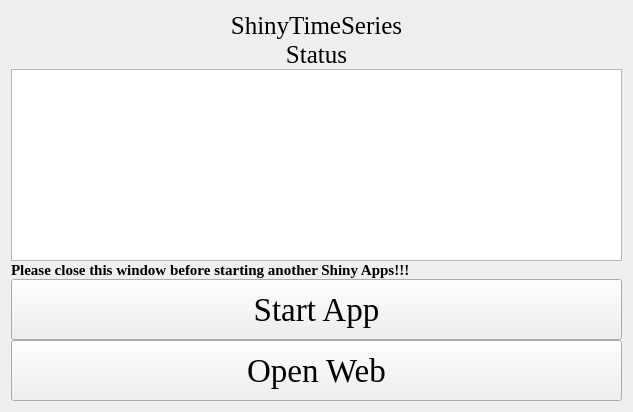
<?xml version="1.0" encoding="UTF-8"?>
<ui version="4.0">
 <class>Form</class>
 <widget class="QWidget" name="Form">
  <property name="geometry">
   <rect>
    <x>0</x>
    <y>0</y>
    <width>633</width>
    <height>412</height>
   </rect>
  </property>
  <property name="windowTitle">
   <string>Form</string>
  </property>
  <property name="styleSheet">
   <string notr="true">background-image: url(D:/tools/Pycharm/pyqt/logo/green_back.png);</string>
  </property>
  <layout class="QGridLayout" name="gridLayout_4">
   <property name="verticalSpacing">
    <number>0</number>
   </property>
   <item row="0" column="0">
    <layout class="QGridLayout" name="gridLayout_5">
     <property name="verticalSpacing">
      <number>0</number>
     </property>
     <item row="0" column="0" colspan="3">
      <widget class="QLabel" name="label">
       <property name="sizePolicy">
        <sizepolicy hsizetype="Preferred" vsizetype="Fixed">
         <horstretch>0</horstretch>
         <verstretch>0</verstretch>
        </sizepolicy>
       </property>
       <property name="font">
        <font>
         <family>Times New Roman</family>
         <pointsize>19</pointsize>
        </font>
       </property>
       <property name="text">
        <string>ShinyTimeSeries</string>
       </property>
       <property name="alignment">
        <set>Qt::AlignCenter</set>
       </property>
      </widget>
     </item>
     <item row="3" column="0" colspan="3">
      <widget class="QLabel" name="label_4">
       <property name="sizePolicy">
        <sizepolicy hsizetype="Preferred" vsizetype="Fixed">
         <horstretch>0</horstretch>
         <verstretch>0</verstretch>
        </sizepolicy>
       </property>
       <property name="font">
        <font>
         <family>Times New Roman</family>
         <pointsize>19</pointsize>
        </font>
       </property>
       <property name="text">
        <string>Status</string>
       </property>
       <property name="alignment">
        <set>Qt::AlignCenter</set>
       </property>
      </widget>
     </item>
     <item row="5" column="0" rowspan="2" colspan="3">
      <widget class="QTextBrowser" name="textBrowser">
       <property name="styleSheet">
        <string notr="true">background-image: url(D:/Documents/Desktop/white.png)</string>
       </property>
      </widget>
     </item>
     <item row="7" column="0" colspan="3">
      <widget class="QLabel" name="label_3">
       <property name="sizePolicy">
        <sizepolicy hsizetype="Preferred" vsizetype="Fixed">
         <horstretch>0</horstretch>
         <verstretch>0</verstretch>
        </sizepolicy>
       </property>
       <property name="font">
        <font>
         <family>Times New Roman</family>
         <pointsize>11</pointsize>
         <weight>75</weight>
         <bold>true</bold>
        </font>
       </property>
       <property name="text">
        <string>Please close this window before starting another Shiny Apps!!!</string>
       </property>
      </widget>
     </item>
     <item row="8" column="0" colspan="3">
      <widget class="QPushButton" name="pushButton">
       <property name="sizePolicy">
        <sizepolicy hsizetype="Preferred" vsizetype="Preferred">
         <horstretch>0</horstretch>
         <verstretch>0</verstretch>
        </sizepolicy>
       </property>
       <property name="font">
        <font>
         <family>Times New Roman</family>
         <pointsize>25</pointsize>
        </font>
       </property>
       <property name="text">
        <string>Start App</string>
       </property>
      </widget>
     </item>
     <item row="9" column="0" colspan="3">
      <widget class="QPushButton" name="pushButton_2">
       <property name="sizePolicy">
        <sizepolicy hsizetype="Preferred" vsizetype="Preferred">
         <horstretch>0</horstretch>
         <verstretch>0</verstretch>
        </sizepolicy>
       </property>
       <property name="font">
        <font>
         <family>Times New Roman</family>
         <pointsize>25</pointsize>
        </font>
       </property>
       <property name="text">
        <string>Open Web</string>
       </property>
      </widget>
     </item>
    </layout>
   </item>
  </layout>
 </widget>
 <resources/>
 <connections/>
</ui>
